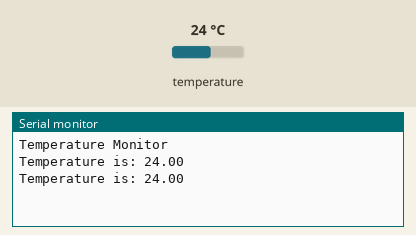
The sketch below on a simulated Arduino Uno, built with avr-gcc and run on an emulated ATmega328P. On the bench: the last lines printed to the serial monitor. The inputs (shaded band) are chosen by the test bench; at power-on: temperature 24 °C.

Above: at 3.3 s.
3.4 s: temperature set to 12 °C
At 5.4 s:
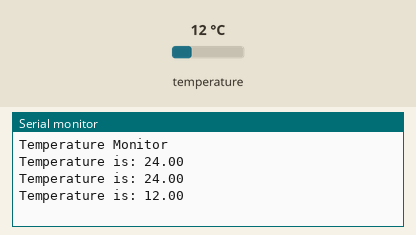
5.9 s: temperature set to 19 °C
At 6.7 s:
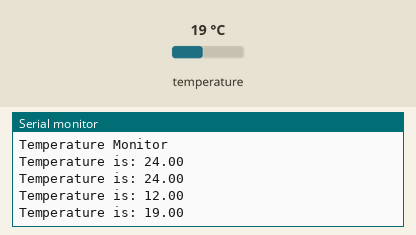
Timing chart, 0 to 8.9 s (numbered marks = the images above; inputs shaded):
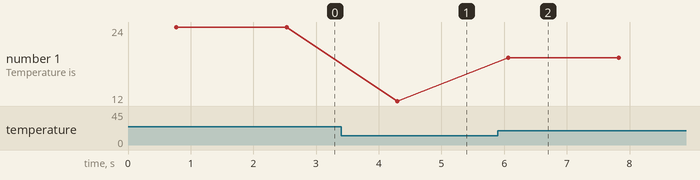

Measured:
- after the input at 3.4 s, the serial monitor: prints a new line after 0.90 s (image 1)
- after the input at 5.9 s, the serial monitor: prints a new line after 0.16 s (image 2)
- plotted number 1: 24 → 12 after the input at 3.4 s, 12 → 19 after the input at 5.9 s

The sketch:

ok-TX.ino
```cpp
/*
 */


//Include libraries
#include <OneWire.h>
#include <DallasTemperature.h>

// Data wire is plugged into pin 2 on the Arduino
#define ONE_WIRE_BUS 2
// Setup a oneWire instance to communicate with any OneWire devices (not just Maxim/Dallas temperature ICs)
OneWire oneWire(ONE_WIRE_BUS);
// Pass our oneWire reference to Dallas Temperature.
DallasTemperature sensors(&oneWire);

void setup(void)
{
  Serial.begin(9600); //Begin serial communication
  Serial.println("Temperature Monitor"); //Print a message
  sensors.begin();
}

void loop(void)
{
  // Send the command to get temperatures
  sensors.requestTemperatures();
  Serial.print("Temperature is: ");
  Serial.println(sensors.getTempCByIndex(0)); // Why "byIndex"? You can have more than one IC on the same bus. 0 refers to the first IC on the wire
  //Update value every 1 sec.
  delay(1000);
}
```
